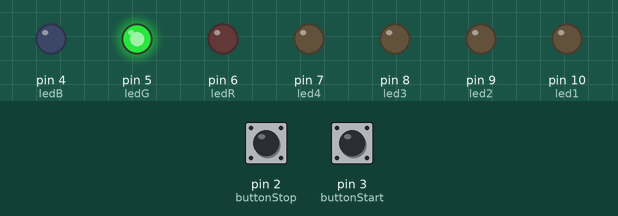
Recording of a program running on a simulated Arduino Uno, built with avr-gcc and run on an emulated ATmega328P. Parts: output pins drawn as LEDs (lit = HIGH). Dashed ring = blinking. The test bench sets the inputs (shaded band); at power-on: pin 3 (buttonStart) HIGH, pin 2 (buttonStop) HIGH.

Above: at 1.2 s.
1.3 s: pin 3 (buttonStart) pulled LOW for 0.15 s
At 1.6 s:
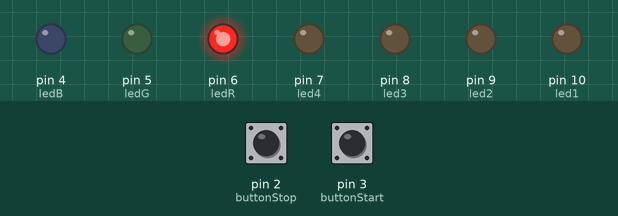
At 13.7 s:
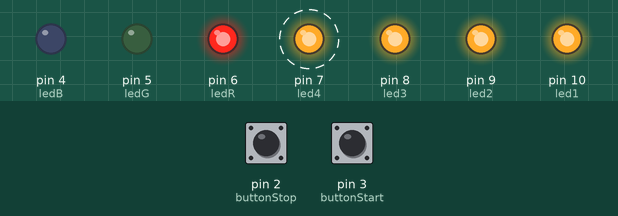
Timing chart, 0 to 20.9 s (numbered marks = the images above; inputs shaded):
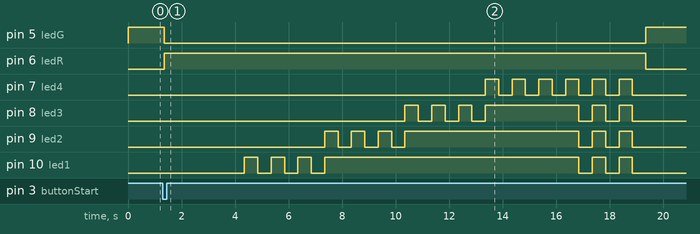

The program:

main.cpp
```cpp
#include <Arduino.h>

#define led1 10 // 25%
#define led2 9	// 50%
#define led3 8	// 75%
#define led4 7	// 100%

#define ledR 6 // red
#define ledG 5 // green
#define ledB 4 // blue

#define buttonStart 3
#define buttonStop 2

bool charging = false;
bool stationFree = true;

unsigned long lastMillis;
int currentStep = 0; // 0 = libera, 1 = 25%, 2 = 50%, 3 = 75%, 4 = 100%

void resetStation();
void startCharging();
void stopCharging();
void updateChargingProgress();
void blinkLED(int ledPin);
void blinkAllLEDs();

void setup() {
	pinMode(led1, OUTPUT);
	pinMode(led2, OUTPUT);
	pinMode(led3, OUTPUT);
	pinMode(led4, OUTPUT);

	pinMode(ledR, OUTPUT);
	pinMode(ledG, OUTPUT);
	pinMode(ledB, OUTPUT);

	pinMode(buttonStart, INPUT_PULLUP);
	pinMode(buttonStop, INPUT_PULLUP);

	resetStation();
}

void loop() {
	// apasarea butonului start cand statia este libera
	if (digitalRead(buttonStart) == LOW && stationFree) {
		delay(50); // debounce
		startCharging();
	}

	// apasarea lunga a butonului stop cand statia este ocupata
	if (digitalRead(buttonStop) == LOW && !stationFree) {
		long pressDuration = 0;
		while (digitalRead(buttonStop) == LOW) {
			pressDuration++;
			delay(10);
			if (pressDuration > 100) { // 1 sec
				stopCharging();
				break;
			}
		}
	}

	if (charging) {
		updateChargingProgress();
	}
}

void resetStation() {
	stationFree = true;
	charging = false;
	currentStep = 0;

	digitalWrite(led1, LOW);
	digitalWrite(led2, LOW);
	digitalWrite(led3, LOW);
	digitalWrite(led4, LOW);

	digitalWrite(ledR, LOW);
	digitalWrite(ledG, HIGH);
	digitalWrite(ledB, LOW);
}

void startCharging() {
	stationFree = false;
	charging = true;

	digitalWrite(ledR, HIGH);
	digitalWrite(ledG, LOW);
	digitalWrite(ledB, LOW);

	lastMillis = millis();
	currentStep = 1; // we start at 25%
}

void stopCharging() {
	charging = false;
	blinkAllLEDs();
	resetStation();
}

void updateChargingProgress() {
	if (millis() - lastMillis >= 3000) {
		lastMillis = millis();

		if (currentStep == 1) {
			blinkLED(led1);
		}
		else if (currentStep == 2) {
			digitalWrite(led1, HIGH);
			blinkLED(led2);
		}
		else if (currentStep == 3) {
			digitalWrite(led2, HIGH);
			blinkLED(led3);
		}
		else if (currentStep == 4) {
			digitalWrite(led3, HIGH);
			blinkLED(led4);
		}
		else if (currentStep == 5) {
			// incarcare completa
			digitalWrite(led4, HIGH);
			blinkAllLEDs();
			resetStation();
		}
		currentStep++;
	}
}

void blinkAllLEDs() {
	for (int i = 0; i < 3; i++) {
		digitalWrite(led1, HIGH);
		digitalWrite(led2, HIGH);
		digitalWrite(led3, HIGH);
		digitalWrite(led4, HIGH);
		delay(500);
		digitalWrite(led1, LOW);
		digitalWrite(led2, LOW);
		digitalWrite(led3, LOW);
		digitalWrite(led4, LOW);
		delay(500);
	}
}

void blinkLED(int ledPin) {
	for (int i = 0; i < 3; i++){
		digitalWrite(ledPin, HIGH);
		delay(500);
		digitalWrite(ledPin, LOW);
		delay(500);
	}
	digitalWrite(ledPin, HIGH);
}
```

Measured:
- after the input at 1.3 s, pin 5 (ledG): HIGH → LOW after 0.05 s, → HIGH 18.0 s later; pin 6 (ledR): LOW → HIGH after 0.05 s, → LOW 18.0 s later
